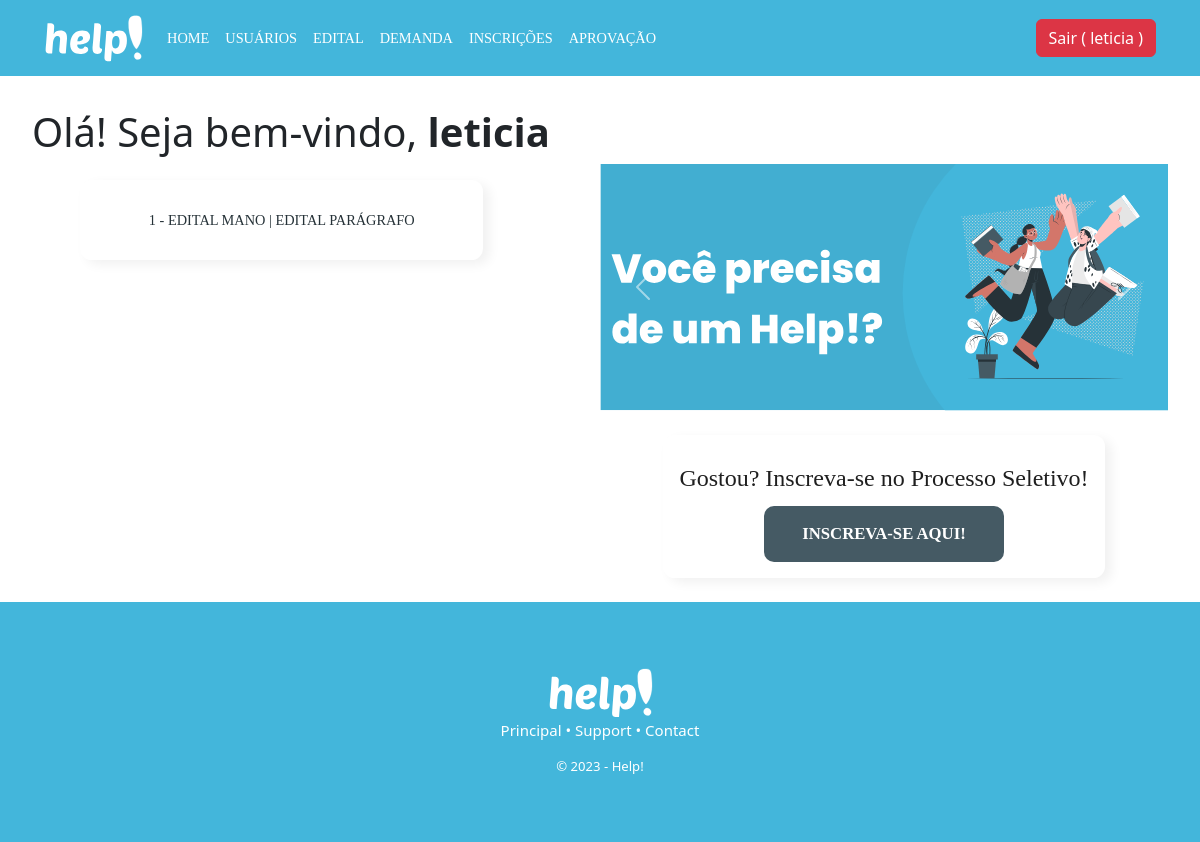
Before: / (signed in) with the older database file.
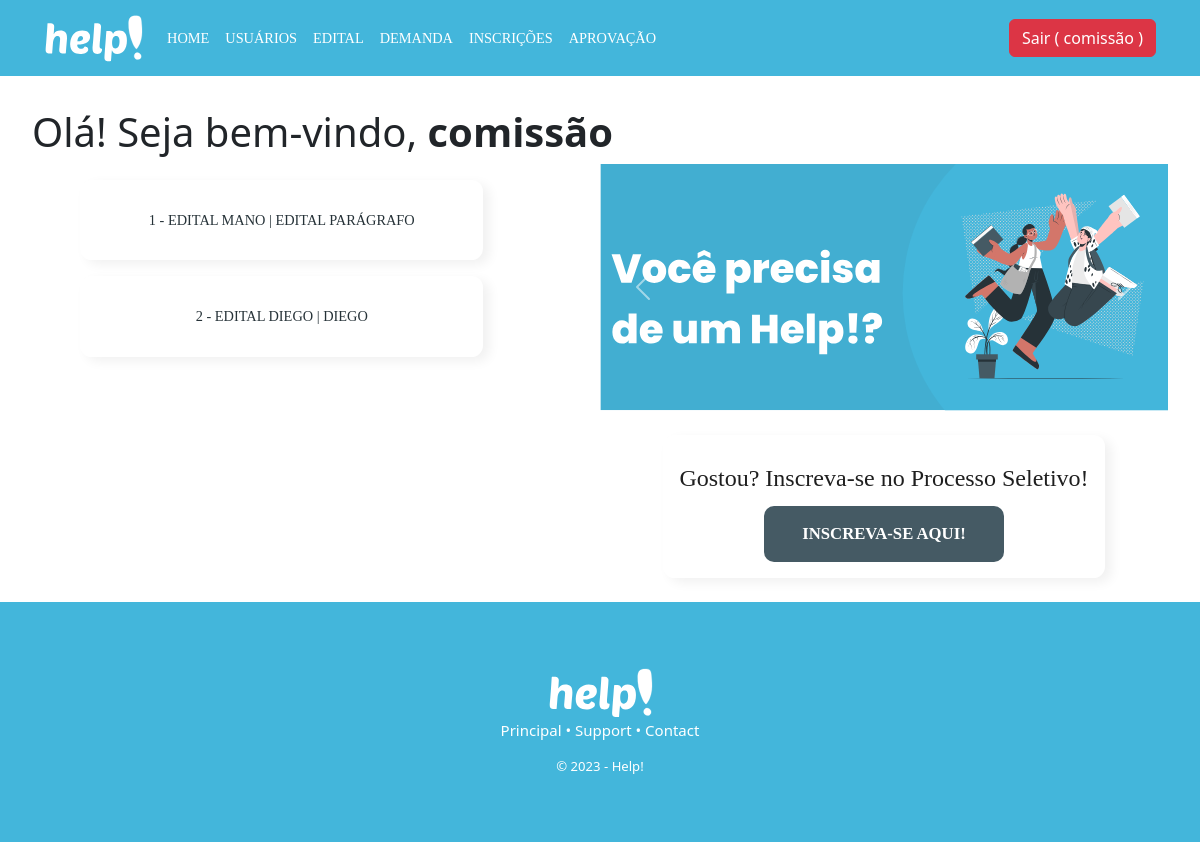
After: the same page with the newer database file.
### database/models.py (models this page shows, shortened)
class Usuario(db.Model, UserMixin):
  __tablename__= "usuario"
  id = db.Column(db.Integer, primary_key = True)
  nome = db.Column(db.String(100))
  email = db.Column(db.String(100))
  matricula = db.Column(db.String(100))
  senha = db.Column(db.String(100))
  admin = db.Column(db.Boolean)
  professor = db.Column(db.Boolean)

class Edital(db.Model):
  __tablename__= "edital"
  id = db.Column(db.Integer, primary_key = True)
  titulo = db.Column(db.String(100))
  paragrafo = db.Column(db.String(100))
  link = db.Column(db.String(100))

### main.py (the view)
@app.route('/')
def principal():
  if current_user.is_authenticated:
    edital = Edital.query.all()
    return render_template('index.html', edital=edital)
  else:
    return redirect('/login')

### controllers/usuario.py (called while the page is built)
@lm.user_loader
def load_user(id):
  usuario = Usuario.query.filter_by(id=id).first()
  return usuario

### templates/index.html (shortened to what this page needs)
{% extends 'header.html' %}
{% block container %}
<div class="main-container">
<h1 class="title-index">Olá! Seja bem-vindo, <span>{{current_user.nome}}</span></h1>
  <ul class="group-cards">
  {% for ed in edital %}
    <a href="{{ed.link}}">
    <li class='edital-card'>
      <p class="card-text">{{ed.id}} - {{ed.titulo}} | {{ed.paragrafo}}</p>
    </li>
    </a>
  {% endfor %}
  </ul>
  <div class="right-container">
      <div id="carouselExampleAutoplaying" class="carousel slide" data-bs-ride="carousel">
        <div class="carousel-inner">
          <div class="carousel-item active">
            <img src="/static/assets/frame1.svg" class="d-block w-100" alt="...">
          </div>
        </div>
        <button class="carousel-control-prev" type="button" data-bs-target="#carouselExampleAutoplaying" data-bs-slide="prev">
          <span class="carousel-control-prev-icon" aria-hidden="true"></span>
        </button>
        <button class="carousel-control-next" type="button" data-bs-target="#carouselExampleAutoplaying" data-bs-slide="next">
          <span class="carousel-control-next-icon" aria-hidden="true"></span>
        </button>
      </div>
      <div class="card-inscricao">
        <div class="title-inscricao">Gostou? Inscreva-se no Processo Seletivo!</div>
        <button class="p-inscricao"><a href="/inscricao/create" class="p-inscricao">INSCREVA-SE AQUI!</a></button>
      </div>
  </div>
</div>
{% endblock %}

### templates/header.html (shortened to what this page needs)
<!DOCTYPE html>
<html lang="pt-br">
<head>
  <link href="https://cdn.jsdelivr.net/npm/bootstrap@5.3.0-alpha1/dist/css/bootstrap.min.css" rel="stylesheet">
  <link rel="stylesheet" href="/static/header.css">
</head>
<body>
<nav class="navbar navbar-expand-lg bg-body-tertiary" style="background-color: #43B6DB !important; padding-left: 2rem; padding-right: 2rem;">
  <div class="container-fluid">
    <a class="navbar-brand" href="/usuarios/dashboard"><img src="/static/assets/help.svg" alt="..." height="50vh"></a>
    <div class="collapse navbar-collapse" id="navbarSupportedContent">
      <ul class="navbar-nav me-auto mb-2 mb-lg-0">
        <li class="nav-item">
          <a class="nav-link active" aria-current="page" href="/usuarios/dashboard">Home</a>
        </li>
        {% if current_user.admin %}
        <li class="nav-item">
          <a class="nav-link" href="/usuarios/recovery">Usuários</a>
        </li>
        {% endif %}
        {% if current_user.admin %}
        <li class="nav-item">
          <a class="nav-link" href="/edital/recovery">Edital</a>
        </li>
        {% endif %}
        {% if current_user.professor %}
        <li class="nav-item">
          <a class="nav-link" href="/demanda/recovery">Demanda</a>
        </li>
        {% endif %}
        {% if current_user.professor %}
        <li class="nav-item">
          <a class="nav-link" href="/inscricao/recovery">Inscrições</a>
        </li>
        {% endif %}
        {% if current_user.professor %}
        <li class="nav-item">
          <a class="nav-link" href="/aprovacao/recovery">Aprovação</a>
        </li>
        {% endif %}
      </ul>
      <form class="d-flex" role="search">
        <a href="{{url_for('usuarios.logoff')}}" class="btn btn-danger" id="button-sair">Sair ( {{current_user.nome}} )</a>
      </form>
    </div>
  </div>
</nav>
  {% block container %}
  {% endblock %}
    <footer>
      <img src="/static/assets/help.svg" alt="IFRN">
      <p>Principal • Support • Contact</p>
      <small>© 2023 - Help!</small>
    </footer>
</body>
</html>

Changed rows visible on the page:
changed Usuario: nome "leticia" → "comissão"
added Edital: id "2", titulo "EDITAL DIEGO", paragrafo "DIEGO"
